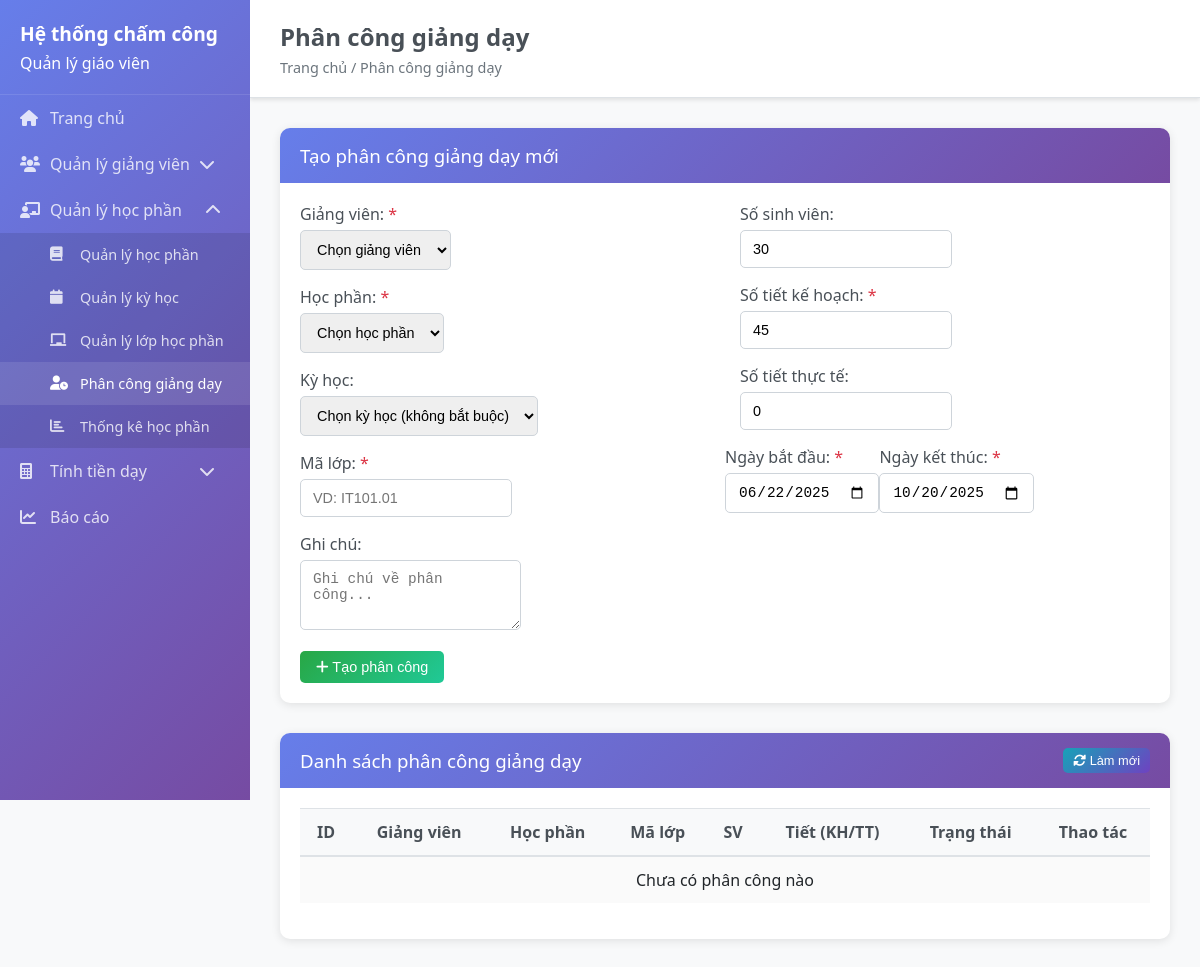
/teaching-assignments, run on an earlier commit of the app's database.
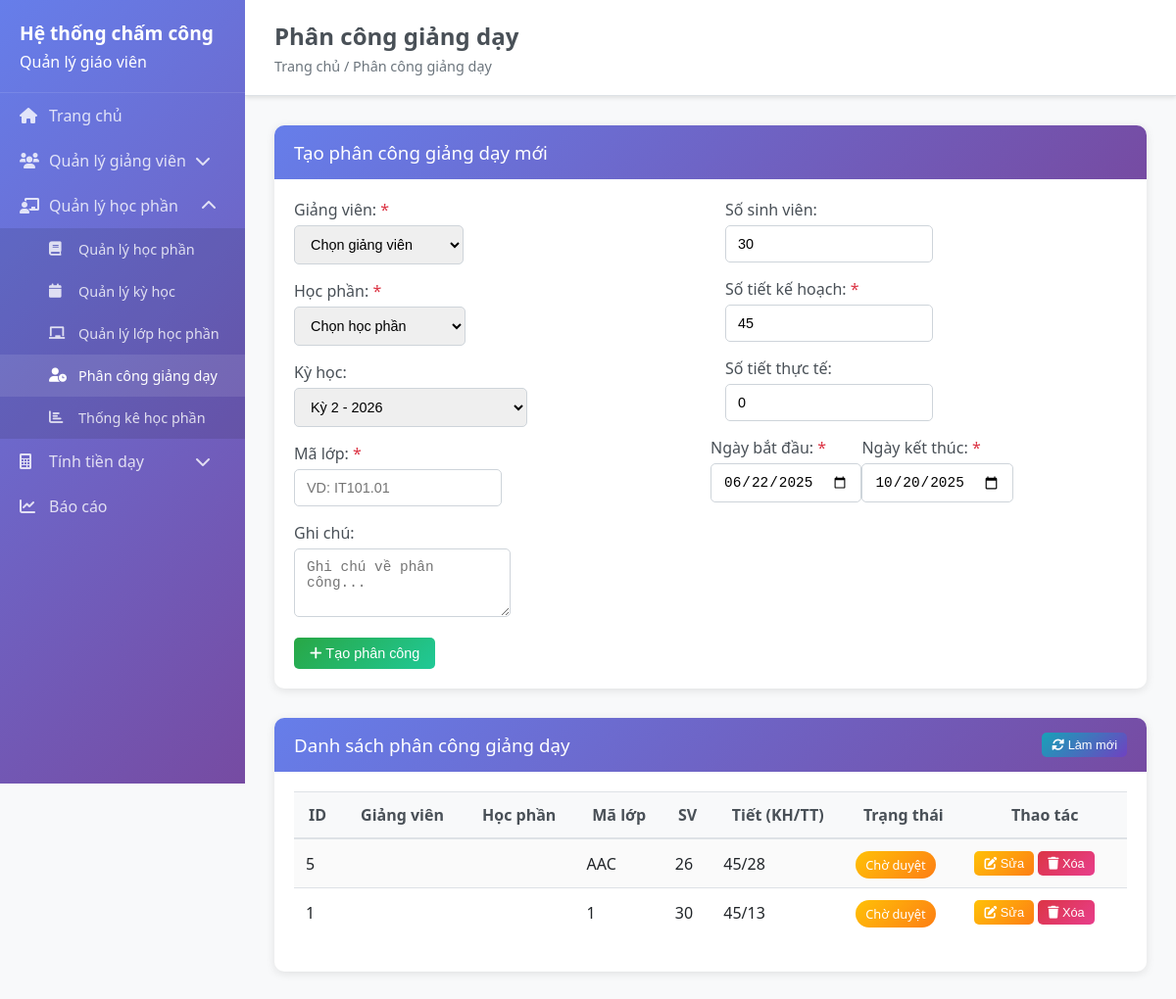
And on a later commit of the database.
### backend/models/teaching_assignment.py (models this page shows, shortened)
class TeachingAssignment(BaseModel):
    __tablename__ = 'teaching_assignments'
    teacher_id = db.Column(db.Integer, nullable=False)
    subject_id = db.Column(db.Integer, nullable=False)
    semester_id = db.Column(db.Integer, nullable=True)
    class_code = db.Column(db.String(50), nullable=False)
    class_student_count = db.Column(db.Integer, default=0)
    planned_hours = db.Column(db.Integer, nullable=False)
    actual_hours = db.Column(db.Integer, default=0)
    theory_hours = db.Column(db.Integer, default=0)
    practice_hours = db.Column(db.Integer, default=0)
    teacher_coefficient_override = db.Column(db.Numeric(3, 2), nullable=True)
    subject_coefficient_override = db.Column(db.Numeric(3, 2), nullable=True)
    hourly_rate_override = db.Column(db.Numeric(10, 2), nullable=True)
    adjusted_hours = db.Column(db.Numeric(8, 2), default=0)
    total_amount = db.Column(db.Numeric(12, 2), default=0)
    start_date = db.Column(db.Date, nullable=False)
    end_date = db.Column(db.Date, nullable=False)
    status = db.Column(db.String(20), default='assigned')
    notes = db.Column(db.Text)
    is_approved = db.Column(db.Boolean, default=False)
    approved_by = db.Column(db.Integer, nullable=True)
    approved_at = db.Column(db.DateTime)

### backend/app.py (the view)
@app.route('/teaching-assignments')
def teaching_assignments():
    try:
        teaching_assignments_list = []
        if 'TeachingAssignment' in globals():
            teaching_assignments_list = TeachingAssignment.query.order_by(TeachingAssignment.created_at.desc()).all()
        else:
            print("TeachingAssignment model not available")
        teachers_query = Teacher.query.filter_by(is_active=True)
        teachers_list = []
        for teacher in teachers_query:
            try:
                teacher.to_dict()  # Test if this works
                teachers_list.append(teacher)
            except Exception:
                if hasattr(teacher, 'degree_level') and teacher.degree_level not in ['dai_hoc', 'thac_si', 'tien_si', 'pho_giao_su', 'giao_su']:
                    teacher.degree_level = 'dai_hoc'
                    teacher.save()
                teachers_list.append(teacher)
        subjects_list = Subject.query.filter_by(is_active=True).all()
        semesters_list = Semester.query.filter_by(is_active=True).all()
        return render_template('teaching_assignments.html',
                             teaching_assignments=teaching_assignments_list,
                             teachers=teachers_list,
                             subjects=subjects_list,
                             semesters=semesters_list)
    except Exception as e:
        print(f"Error in teaching assignments route: {e}")
        import traceback
        traceback.print_exc()
        return render_template('teaching_assignments.html',
                             teaching_assignments=[],
                             teachers=[],
                             subjects=[],
                             semesters=[])

### backend/models/base.py (called while the page is built)
    def to_dict(self):
        return {
            'id': self.id,
            'created_at': self.created_at.isoformat() if self.created_at else None,
            'updated_at': self.updated_at.isoformat() if self.updated_at else None
        }

### backend/models/teacher.py (called while the page is built)
    @property
    def effective_teacher_coefficient(self):
        if self.teacher_coefficient_override:
            return float(self.teacher_coefficient_override)
        elif self.teacher_coefficient:
            return float(self.teacher_coefficient)
        else:
            return 1.3

    @property
    def age(self):
        if self.birth_date:
            today = datetime.now().date()
            return today.year - self.birth_date.year - ((today.month, today.day) < (self.birth_date.month, self.birth_date.day))
        return None

    def get_department_info(self):
        if self.department_id:
            try:
                from models.Department import Department
                return Department.query.get(self.department_id)
            except:
                return None
        return None

### frontend/templates/teaching_assignments.html (shortened to what the changed rows need)
{% extends "base.html" %}
{% block page_title %}Phân công giảng dạy{% endblock %}
{% block content %}
<div class="card">
    <div class="card-body">
        <form id="teaching-assignment-form">
            <div class="row">
                <div class="col-md-6">
                    <div class="form-group">
                        <label for="assignment-semester">Kỳ học:</label>
                        <select id="assignment-semester" name="semester_id" class="form-control">
                            <option value="">Chọn kỳ học (không bắt buộc)</option>
                            {% for semester in semesters %}
                            <option value="{{ semester.id }}" {% if semester.is_current %}selected{% endif %}>
                                {{ semester.name }} - {{ semester.year }}
                            </option>
                            {% endfor %}
                        </select>
                    </div>
                </div>
            </div>
        </form>
    </div>
</div>
<div class="card">
    <div class="card-body">
        <div class="table-responsive">
            <table class="table table-striped" id="teaching-assignments-table">
                <thead>
                    <tr>
                        <th>ID</th>
                        <th>Giảng viên</th>
                        <th>Học phần</th>
                        <th>Mã lớp</th>
                        <th>SV</th>
                        <th>Tiết (KH/TT)</th>
                        <th>Trạng thái</th>
                        <th>Thao tác</th>
                    </tr>
                </thead>
                <tbody>
                    {% for assignment in teaching_assignments %}
                    <tr>
                        <td>{{ assignment.id }}</td>
                        <td>{{ assignment.teacher_name }}</td>
                        <td>{{ assignment.subject_name }}</td>
                        <td>{{ assignment.class_code }}</td>
                        <td>{{ assignment.class_student_count }}</td>
                        <td>{{ assignment.planned_hours }}/{{ assignment.actual_hours }}</td>
                        <td>
                            <span class="badge badge-{{ 'success' if assignment.is_approved else 'warning' }}">
                                {{ 'Đã duyệt' if assignment.is_approved else 'Chờ duyệt' }}
                            </span>
                        </td>
                        <td>
                            <button class="btn btn-warning btn-sm" onclick="editAssignment({{ assignment.id }})">
                                <i class="fas fa-edit"></i> Sửa
                            </button>
                            <button class="btn btn-danger btn-sm" onclick="deleteAssignment({{ assignment.id }})">
                                <i class="fas fa-trash"></i> Xóa
                            </button>
                        </td>
                    </tr>
                    {% else %}
                    <tr>
                        <td colspan="8" class="text-center">Chưa có phân công nào</td>
                    </tr>
                    {% endfor %}
                </tbody>
            </table>
        </div>
    </div>
</div>
{% endblock %}

What changed in the data, as far as the page shows it:
added TeachingAssignment: id "5", class_code "AAC", class_student_count "26", planned_hours "45", actual_hours "28", is_approved "Chờ duyệt"
added TeachingAssignment: id "1", class_code "1", class_student_count "30", planned_hours "45", actual_hours "13", is_approved "Chờ duyệt"
Also different on the page:
form field semester_id: "Chọn kỳ học (không bắt buộc)" → "Kỳ 2 - 2026"
text no longer shown: "Chưa có phân công nào"
